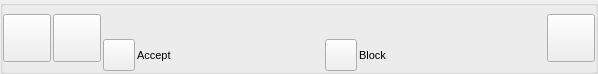
<?xml version="1.0" encoding="UTF-8"?>
<ui version="4.0">
 <class>PersonOfferListItemUi</class>
 <widget class="QWidget" name="PersonOfferListItemUi">
  <property name="geometry">
   <rect>
    <x>0</x>
    <y>0</y>
    <width>598</width>
    <height>74</height>
   </rect>
  </property>
  <property name="sizePolicy">
   <sizepolicy hsizetype="Expanding" vsizetype="Minimum">
    <horstretch>0</horstretch>
    <verstretch>0</verstretch>
   </sizepolicy>
  </property>
  <property name="minimumSize">
   <size>
    <width>0</width>
    <height>0</height>
   </size>
  </property>
  <property name="maximumSize">
   <size>
    <width>16777215</width>
    <height>16777215</height>
   </size>
  </property>
  <property name="font">
   <font>
    <pointsize>8</pointsize>
   </font>
  </property>
  <property name="windowTitle">
   <string>Form</string>
  </property>
  <property name="styleSheet">
   <string notr="true"/>
  </property>
  <layout class="QGridLayout" name="gridLayout">
   <property name="leftMargin">
    <number>0</number>
   </property>
   <property name="topMargin">
    <number>0</number>
   </property>
   <property name="rightMargin">
    <number>0</number>
   </property>
   <property name="bottomMargin">
    <number>0</number>
   </property>
   <property name="spacing">
    <number>0</number>
   </property>
   <item row="0" column="0">
    <widget class="QGroupBox" name="groupBox">
     <property name="title">
      <string notr="true"/>
     </property>
     <layout class="QHBoxLayout" name="horizontalLayout_2">
      <property name="spacing">
       <number>2</number>
      </property>
      <property name="leftMargin">
       <number>0</number>
      </property>
      <property name="topMargin">
       <number>0</number>
      </property>
      <property name="rightMargin">
       <number>0</number>
      </property>
      <property name="bottomMargin">
       <number>0</number>
      </property>
      <item>
       <widget class="VxPushButton" name="m_AvatarButton">
        <property name="sizePolicy">
         <sizepolicy hsizetype="Fixed" vsizetype="Fixed">
          <horstretch>0</horstretch>
          <verstretch>0</verstretch>
         </sizepolicy>
        </property>
        <property name="minimumSize">
         <size>
          <width>48</width>
          <height>48</height>
         </size>
        </property>
        <property name="maximumSize">
         <size>
          <width>48</width>
          <height>48</height>
         </size>
        </property>
        <property name="text">
         <string notr="true"/>
        </property>
        <property name="iconSize">
         <size>
          <width>48</width>
          <height>48</height>
         </size>
        </property>
       </widget>
      </item>
      <item>
       <widget class="VxPushButton" name="m_FriendshipButton">
        <property name="sizePolicy">
         <sizepolicy hsizetype="Fixed" vsizetype="Fixed">
          <horstretch>0</horstretch>
          <verstretch>0</verstretch>
         </sizepolicy>
        </property>
        <property name="minimumSize">
         <size>
          <width>48</width>
          <height>48</height>
         </size>
        </property>
        <property name="maximumSize">
         <size>
          <width>48</width>
          <height>48</height>
         </size>
        </property>
        <property name="text">
         <string notr="true"/>
        </property>
        <property name="iconSize">
         <size>
          <width>48</width>
          <height>48</height>
         </size>
        </property>
       </widget>
      </item>
      <item>
       <layout class="QVBoxLayout" name="verticalLayout">
        <property name="spacing">
         <number>2</number>
        </property>
        <item>
         <layout class="QHBoxLayout" name="TitleHorizontalLayout">
          <property name="spacing">
           <number>0</number>
          </property>
          <property name="leftMargin">
           <number>0</number>
          </property>
          <item>
           <widget class="QLabel" name="TitlePart1">
            <property name="font">
             <font>
              <pointsize>8</pointsize>
              <weight>50</weight>
              <italic>false</italic>
              <bold>false</bold>
             </font>
            </property>
            <property name="text">
             <string/>
            </property>
           </widget>
          </item>
          <item>
           <widget class="QLabel" name="TitlePart2">
            <property name="text">
             <string/>
            </property>
           </widget>
          </item>
          <item>
           <spacer name="horizontalSpacer">
            <property name="orientation">
             <enum>Qt::Horizontal</enum>
            </property>
            <property name="sizeHint" stdset="0">
             <size>
              <width>40</width>
              <height>20</height>
             </size>
            </property>
           </spacer>
          </item>
         </layout>
        </item>
        <item>
         <layout class="QHBoxLayout" name="horizontalLayout">
          <item>
           <widget class="VxPushButton" name="m_AcceptButton">
            <property name="sizePolicy">
             <sizepolicy hsizetype="Fixed" vsizetype="Fixed">
              <horstretch>0</horstretch>
              <verstretch>0</verstretch>
             </sizepolicy>
            </property>
            <property name="minimumSize">
             <size>
              <width>32</width>
              <height>32</height>
             </size>
            </property>
            <property name="maximumSize">
             <size>
              <width>32</width>
              <height>32</height>
             </size>
            </property>
            <property name="text">
             <string notr="true"/>
            </property>
            <property name="iconSize">
             <size>
              <width>48</width>
              <height>48</height>
             </size>
            </property>
           </widget>
          </item>
          <item>
           <widget class="QLabel" name="m_AcceptLabel">
            <property name="text">
             <string>Accept</string>
            </property>
           </widget>
          </item>
          <item>
           <widget class="VxPushButton" name="m_RejectButton">
            <property name="sizePolicy">
             <sizepolicy hsizetype="Fixed" vsizetype="Fixed">
              <horstretch>0</horstretch>
              <verstretch>0</verstretch>
             </sizepolicy>
            </property>
            <property name="minimumSize">
             <size>
              <width>32</width>
              <height>32</height>
             </size>
            </property>
            <property name="maximumSize">
             <size>
              <width>32</width>
              <height>32</height>
             </size>
            </property>
            <property name="text">
             <string notr="true"/>
            </property>
            <property name="iconSize">
             <size>
              <width>48</width>
              <height>48</height>
             </size>
            </property>
           </widget>
          </item>
          <item>
           <widget class="QLabel" name="m_RejectLabel">
            <property name="text">
             <string>Block</string>
            </property>
           </widget>
          </item>
         </layout>
        </item>
       </layout>
      </item>
      <item>
       <widget class="VxPushButton" name="m_MenuButton">
        <property name="sizePolicy">
         <sizepolicy hsizetype="Fixed" vsizetype="Fixed">
          <horstretch>0</horstretch>
          <verstretch>0</verstretch>
         </sizepolicy>
        </property>
        <property name="minimumSize">
         <size>
          <width>48</width>
          <height>48</height>
         </size>
        </property>
        <property name="maximumSize">
         <size>
          <width>48</width>
          <height>48</height>
         </size>
        </property>
        <property name="text">
         <string notr="true"/>
        </property>
        <property name="iconSize">
         <size>
          <width>48</width>
          <height>48</height>
         </size>
        </property>
       </widget>
      </item>
     </layout>
    </widget>
   </item>
  </layout>
 </widget>
 <customwidgets>
  <customwidget>
   <class>VxPushButton</class>
   <extends>QPushButton</extends>
   <header>VxPushButton.h</header>
  </customwidget>
 </customwidgets>
 <resources/>
 <connections/>
</ui>
